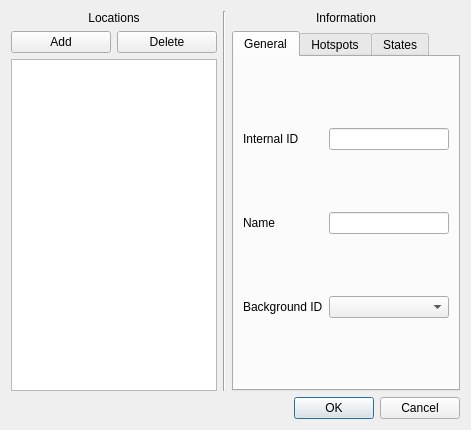
<ui version="4.0" >
 <class>LocationEditor</class>
 <widget class="QDialog" name="LocationEditor" >
  <property name="geometry" >
   <rect>
    <x>0</x>
    <y>0</y>
    <width>471</width>
    <height>430</height>
   </rect>
  </property>
  <property name="windowTitle" >
   <string>Location Manager</string>
  </property>
  <layout class="QGridLayout" name="gridLayout_2" >
   <item row="0" column="0" >
    <widget class="QLabel" name="label" >
     <property name="text" >
      <string>Locations</string>
     </property>
     <property name="alignment" >
      <set>Qt::AlignCenter</set>
     </property>
    </widget>
   </item>
   <item rowspan="3" row="0" column="1" >
    <widget class="Line" name="line" >
     <property name="orientation" >
      <enum>Qt::Vertical</enum>
     </property>
    </widget>
   </item>
   <item row="0" column="2" >
    <widget class="QLabel" name="label_2" >
     <property name="sizePolicy" >
      <sizepolicy vsizetype="Preferred" hsizetype="Preferred" >
       <horstretch>0</horstretch>
       <verstretch>0</verstretch>
      </sizepolicy>
     </property>
     <property name="text" >
      <string>Information</string>
     </property>
     <property name="alignment" >
      <set>Qt::AlignCenter</set>
     </property>
    </widget>
   </item>
   <item row="2" column="0" >
    <widget class="QListWidget" name="m_LocationList" >
     <property name="sizePolicy" >
      <sizepolicy vsizetype="Expanding" hsizetype="Expanding" >
       <horstretch>0</horstretch>
       <verstretch>2</verstretch>
      </sizepolicy>
     </property>
    </widget>
   </item>
   <item row="3" column="0" colspan="3" >
    <widget class="QDialogButtonBox" name="buttonBox" >
     <property name="orientation" >
      <enum>Qt::Horizontal</enum>
     </property>
     <property name="standardButtons" >
      <set>QDialogButtonBox::Cancel|QDialogButtonBox::Ok</set>
     </property>
    </widget>
   </item>
   <item row="1" column="0" >
    <layout class="QHBoxLayout" name="horizontalLayout" >
     <item>
      <widget class="QPushButton" name="m_AddButton" >
       <property name="text" >
        <string>Add</string>
       </property>
      </widget>
     </item>
     <item>
      <widget class="QPushButton" name="m_DeleteButton" >
       <property name="text" >
        <string>Delete</string>
       </property>
      </widget>
     </item>
    </layout>
   </item>
   <item rowspan="2" row="1" column="2" >
    <widget class="QTabWidget" name="tabWidget" >
     <property name="currentIndex" >
      <number>0</number>
     </property>
     <widget class="QWidget" name="m_GeneralTab" >
      <property name="geometry" >
       <rect>
        <x>0</x>
        <y>0</y>
        <width>246</width>
        <height>309</height>
       </rect>
      </property>
      <attribute name="title" >
       <string>General</string>
      </attribute>
      <layout class="QHBoxLayout" name="horizontalLayout_2" >
       <item>
        <layout class="QGridLayout" name="gridLayout" >
         <property name="sizeConstraint" >
          <enum>QLayout::SetDefaultConstraint</enum>
         </property>
         <property name="verticalSpacing" >
          <number>0</number>
         </property>
         <item row="0" column="1" >
          <widget class="QLineEdit" name="m_IDEdit" >
           <property name="toolTip" >
            <string>ID used within the script.</string>
           </property>
          </widget>
         </item>
         <item row="1" column="0" >
          <widget class="QLabel" name="label_5" >
           <property name="text" >
            <string>Name</string>
           </property>
          </widget>
         </item>
         <item row="1" column="1" >
          <widget class="QLineEdit" name="m_NameEdit" >
           <property name="toolTip" >
            <string>String displayed on the Move screen.</string>
           </property>
          </widget>
         </item>
         <item row="2" column="0" >
          <widget class="QLabel" name="label_3" >
           <property name="text" >
            <string>Background ID</string>
           </property>
          </widget>
         </item>
         <item row="0" column="0" >
          <widget class="QLabel" name="label_4" >
           <property name="text" >
            <string>Internal ID</string>
           </property>
          </widget>
         </item>
         <item row="2" column="1" >
          <widget class="QComboBox" name="m_BGCB" />
         </item>
        </layout>
       </item>
      </layout>
     </widget>
     <widget class="QWidget" name="m_HotspotsTab" >
      <property name="geometry" >
       <rect>
        <x>0</x>
        <y>0</y>
        <width>246</width>
        <height>309</height>
       </rect>
      </property>
      <attribute name="title" >
       <string>Hotspots</string>
      </attribute>
      <layout class="QVBoxLayout" name="verticalLayout" >
       <item>
        <layout class="QHBoxLayout" name="horizontalLayout_3" >
         <item>
          <widget class="QPushButton" name="m_AddSpotButton" >
           <property name="text" >
            <string>Add</string>
           </property>
          </widget>
         </item>
         <item>
          <widget class="QPushButton" name="m_DeleteSpotButton" >
           <property name="text" >
            <string>Delete</string>
           </property>
          </widget>
         </item>
        </layout>
       </item>
       <item>
        <widget class="QListWidget" name="m_HotspotList" />
       </item>
      </layout>
     </widget>
     <widget class="QWidget" name="m_StatesTab" >
      <property name="geometry" >
       <rect>
        <x>0</x>
        <y>0</y>
        <width>246</width>
        <height>309</height>
       </rect>
      </property>
      <attribute name="title" >
       <string>States</string>
      </attribute>
      <layout class="QVBoxLayout" name="verticalLayout_2" >
       <item>
        <layout class="QHBoxLayout" name="horizontalLayout_4" >
         <item>
          <widget class="QPushButton" name="m_AddStateButton" >
           <property name="text" >
            <string>Add</string>
           </property>
          </widget>
         </item>
         <item>
          <widget class="QPushButton" name="m_DeleteStateButton" >
           <property name="text" >
            <string>Delete</string>
           </property>
          </widget>
         </item>
        </layout>
       </item>
       <item>
        <widget class="QListWidget" name="m_StateList" />
       </item>
      </layout>
     </widget>
    </widget>
   </item>
  </layout>
  <zorder>label</zorder>
  <zorder>line</zorder>
  <zorder>label_2</zorder>
  <zorder>m_LocationList</zorder>
  <zorder>buttonBox</zorder>
  <zorder></zorder>
  <zorder>tabWidget</zorder>
 </widget>
 <resources/>
 <connections>
  <connection>
   <sender>buttonBox</sender>
   <signal>accepted()</signal>
   <receiver>LocationEditor</receiver>
   <slot>accept()</slot>
   <hints>
    <hint type="sourcelabel" >
     <x>248</x>
     <y>254</y>
    </hint>
    <hint type="destinationlabel" >
     <x>157</x>
     <y>274</y>
    </hint>
   </hints>
  </connection>
  <connection>
   <sender>buttonBox</sender>
   <signal>rejected()</signal>
   <receiver>LocationEditor</receiver>
   <slot>reject()</slot>
   <hints>
    <hint type="sourcelabel" >
     <x>316</x>
     <y>260</y>
    </hint>
    <hint type="destinationlabel" >
     <x>286</x>
     <y>274</y>
    </hint>
   </hints>
  </connection>
 </connections>
</ui>
